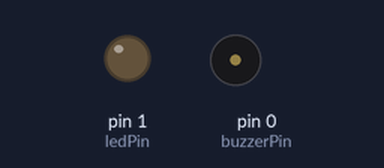
Recording of a sketch running on a simulated Arduino Uno, built with avr-gcc and run on an emulated ATmega328P. Shown: output pins drawn as LEDs (lit = HIGH), buzzer (waves = sounding).

Above: at 0.2 s.
At 42.05 s:
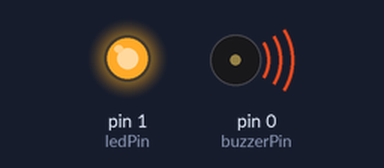
Timing chart, 0 to 45.9 s (numbered marks = the images above):
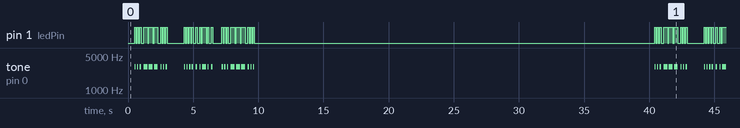

Measured:
- by itself, pin 1 (ledPin): moves between LOW and HIGH, repeating every 39.9 s
- by itself, tone on pin 0 (buzzerPin): plays 3000 Hz for 0.10 s, 3000 Hz for 0.10 s, 3000 Hz for 0.10 s, 3000 Hz for 0.30 s, 3000 Hz for 0.30 s, 3000 Hz for 0.30 s … (108 notes in this stretch)

The sketch:

eartquake_help_beacon.ino
```cpp
int buzzerPin = 0; // Define the buzzer pin
int ledPin = 1; // Define the LED pin
String input = ""; // Define a string to hold the input

void setup() {
  pinMode(buzzerPin, OUTPUT); // Set the buzzer pin as an output
  pinMode(ledPin, OUTPUT); // Set the LED pin as an output

}

void loop() {
  // Define the Morse code message
  char* message = " sos I here sos";

  // Loop through each character in the message
  for (int i = 0; i < strlen(message); i++) {
    char c = message[i];
    // Convert the character to Morse code
    switch (c) {
      case 'a':
        dot(); dash();
        break;
      case 'b':
        dash(); dot(); dot(); dot();
        break;
      case 'e':
        dot();
        break;
      case 'f':
        dot(); dot(); dash(); dot();
        break;
      case 'h':
        dot(); dot(); dot(); dot();
        break;
      case 'o':
        dash(); dash(); dash();
        break;
      case 'r':
        dot(); dash(); dot();
        break;
      case 's':
        dot(); dot(); dot();
        break;
      case 'z':
        dash(); dash(); dot(); dot();
        break;
       case '0':
          dash(); dash(); dash(); dash(); dash();
          break;
       case '1':
          dot(); dash(); dash(); dash(); dash();
          break;
       case '2':
          dot(); dot(); dash(); dash(); dash();
          break;
        case '3':
          dot(); dot(); dot(); dash(); dash();
          break;
        case '4':
          dot(); dot(); dot(); dot(); dash();
          break;
        case '5':
          dot(); dot(); dot(); dot(); dot();
          break;
        case '6':
          dash(); dot(); dot(); dot(); dot();
          break;
        case '7':
          dash(); dash(); dot(); dot(); dot();
          break;
        case '8':
          dash(); dash(); dash(); dot(); dot();
          break;
        case '9':
          dash(); dash(); dash(); dash(); dot();
          break;
      case ' ':
        delay(400); // Add a pause between words
        break;

    }
    // Add a pause between characters
    delay(100);
  }
  // Add a pause between sentences
  delay(30000);
}

// Helper functions for dot and dash
void dot() {
  tone(buzzerPin, 3000);
  digitalWrite(ledPin, HIGH);
  delay(100);
  noTone(buzzerPin);
  digitalWrite(ledPin, LOW);
  delay(100);
}

void dash() {
 tone(buzzerPin, 3000);
  digitalWrite(ledPin, HIGH);
  delay(300);
  noTone(buzzerPin);
  digitalWrite(ledPin, LOW);
  delay(100);
}
```
